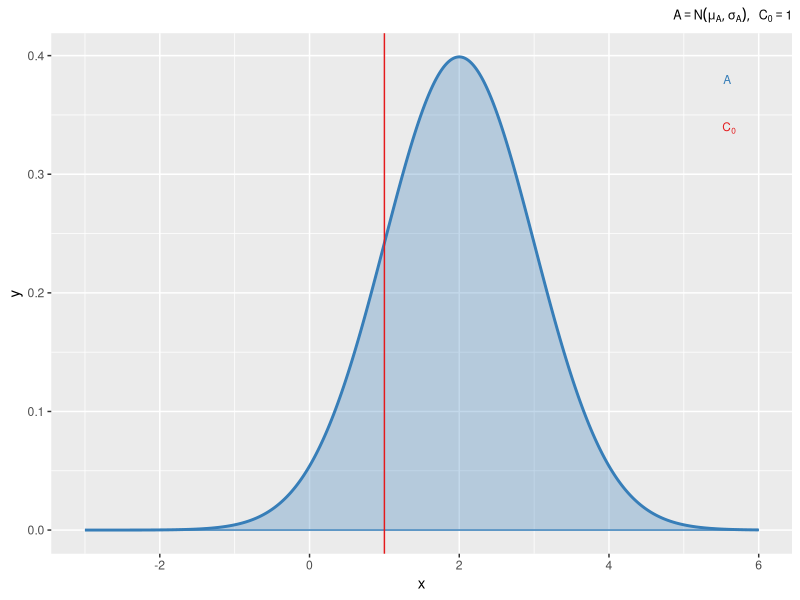
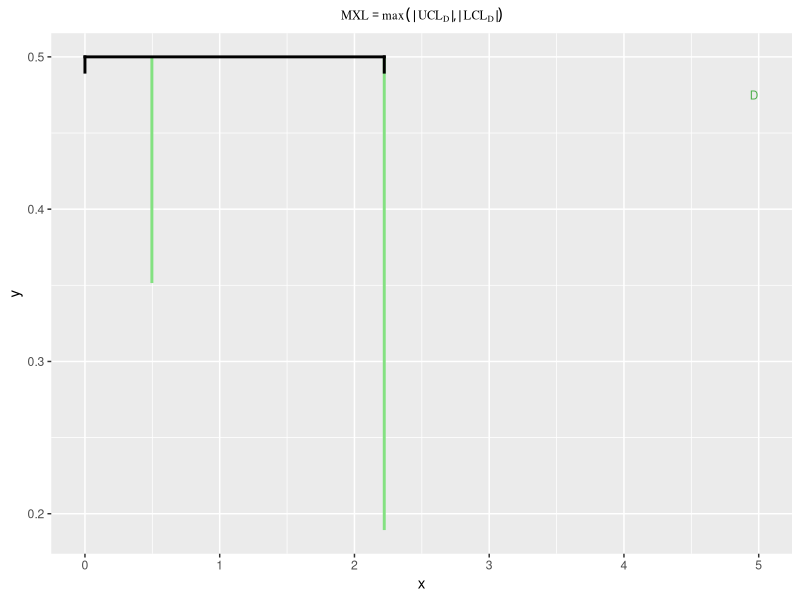

The R source for these figures, in order:

# This script produces a figure defining MAXEL for one-sample and two-sample two-tailed datasets
# Bruce Corliss
# 9/1/2019

# Load packages
library(ggplot2)
library(tibble)
library(RColorBrewer)
library(broom)
library(gridExtra)
library(grid)
library(rlang)
library(colorspace)
library(VGAM)

setTimeLimit(cpu = Inf, elapsed = Inf, transient = FALSE)
setSessionTimeLimit(cpu = Inf, elapsed = Inf)

# choose colors for plotting
color_pal = brewer.pal(3, "Set1")
color_mxl_bounds =  brewer.pal(10,"PRGn")

# Initial parameters
nsamples = 10
ngroups = 2
set.seed(0)
dist_text_size=3;
title_font_size=9;
equ_font_size=8;

### Case 1: one-sample
# 1.1 distribution A, B
x <- seq(-3,6,.01)
mu <- 2
sd <- 1
data1_1 = tibble(group=factor("1"), x=x,
         y=smooth.spline(x,dnorm(x, mean = mu, sd = sd, log = FALSE))$y)
C0 <- 1;
p1_1 <- ggplot(data1_1, aes(x = x, y = y, group = group, fill = color_pal[2])) +
  geom_line(size = 1, color = color_pal[2]) + 
  geom_ribbon(data = data1_1, aes(x = x,ymax = y),ymin = 0, alpha=0.3, color = color_pal[2], fill = color_pal[2]) +
  annotate("text",x=max(data1_1$x)*.95, y=c(max(data1_1$y), max(data1_1$y)-.04)-.02,
           label = c("A[phantom(0)]","C[0]"), parse=TRUE,color=color_pal[c(2,1)],
           size = dist_text_size,hjust = c(1,1)) + 
  geom_vline(xintercept=C0, color = color_pal[1],size=.5) + 
  theme(plot.title = element_text(hjust = 1,size = title_font_size),legend.position = "none") +
  ggtitle(parse(text = paste0("list(A==N(mu[A],sigma[A]),~~C[0]==1)"))) 
p1_1

### 1.2: difference with one-sample
data1_2 <- data1_1
data1_2$x <- data1_1$x-C0


spline_a_2_2 <- smooth.spline(data1_2$x,dnorm(data1_2$x, mean = mu-C0, sd = 1, log = FALSE))

spline_fnorm_2_2  <- smooth.spline(data1_2$x,dfoldnorm(data1_2$x, mean = mu-C0, 
                                                       sd = 1, a1 = 1,a2 = 1, log = FALSE))

ttest_a_1_2 = tidy(t.test(x=rnorm(n=nsamples, mean = mu-C0, sd = sd[1]), y=NULL,
                        alternative ="two.sided", mu = 0, paired = FALSE, 
                        var.equal = FALSE, conf.level = 0.95))


df_mxl_range_1_2 = data.frame(x1 = 0, x2 = ttest_a_1_2$conf.high, y1 = .5, y2 = .5)
p1_2 <- ggplot(data1_2, aes(x = x, y = y, group = group, fill = color_pal[3])) +
  ggtitle(parse(text = paste0("MXL==max(({}~list(abs({}~UCL[D]~{}),
                              abs({}~LCL[D]~{}))))"))) +
  theme(plot.title = element_text(hjust = 0.5, size = title_font_size,family="serif")) +
  annotate("text",x=max(data1_2$x), .95*df_mxl_range_1_2$y2, label = "D",
           parse=TRUE,color=color_pal[3],size = dist_text_size,hjust = 1) + 
  # Draw CI bounds above plots
  geom_segment(aes(x = ttest_a_1_2$conf.low, y = predict(spline_a_2_2, ttest_a_1_2$conf.low)$y, 
                   xend = ttest_a_1_2$conf.low, yend = y2, color = "segment"),
               data = df_mxl_range_1_2,inherit.aes = F, size = 1, color = lighten(color_pal[3],0.5)) +
  geom_segment(aes(x = ttest_a_1_2$conf.high, y = predict(spline_a_2_2, ttest_a_1_2$conf.high)$y, 
                   xend = ttest_a_1_2$conf.high, yend = y2, color = "segment"), 
               data = df_mxl_range_1_2,inherit.aes = F, size = 1, color = lighten(color_pal[3],0.5)) +
  # Draw bracketed range for MXL
  geom_segment(aes(x = x1, y = y1, xend = x2, yend = y2, colour = "segment"), 
             data = df_mxl_range_1_2,inherit.aes = F, size=1, color="black", lineend="square") +
  geom_segment(aes(x = x1, y = y1-.01, xend = x1, yend = y2, colour = "segment"), 
               data = df_mxl_range_1_2,inherit.aes = F, size=1, color="black",lineend="square") +
  geom_segment(aes(x = x2, y = y1-.01, xend = x2, yend = y2, colour = "segment"), 
               data = df_mxl_range_1_2,inherit.aes = F, size=1, color="black", lineend="square")
#  geom_ribbon(data = data1_2, aes(x = x,ymax = y),ymin = 0, alpha=0.3, color = color_pal[3], 
#             fill = color_pal[3])
p1_2


### Case 2: two sample paired
# 2.1 distribution A, B
x <- seq(-3,6,.01)
mu <- c(1,2)
sd <- c(1,1)
data2_1 = rbind(
  tibble(group=factor("1"), x=x,
         y=smooth.spline(x,dnorm(x, mean = mu[1], sd = 1, log = FALSE))$y),
  tibble(group=("2"), x=x,
         y=smooth.spline(x,dnorm(x, mean = mu[2], sd = 1, log = FALSE))$y))

p2_1 <- ggplot(data2_1, aes(x=x, y=y, group=group, fill=group)) +
  geom_line(size=1,aes(color=group)) + 
  geom_ribbon(data=data2_1, 
              aes(x=x,ymax=y),ymin=0,alpha=0.3) +
  annotate("text",x=max(data2_1$x)*.9, y=c(max(data2_1$y), max(data1_1$y)-.04)-.02,
           label = c("A","B"), parse=TRUE,color=color_pal[c(1,2)],
           size = dist_text_size,hjust = c(.5,.5)) + 
  theme(plot.title = element_text(hjust = 1, size = title_font_size),legend.position = "none") +
  ggtitle(parse(text = paste0("list(A==N(mu[A],sigma[A]),B==N(mu[B],sigma[B]))"))) 
#p2_1

### 2.2: difference two sample paired
x2_2 <- seq(-3,6,.01)
spline_a_2_2 <- smooth.spline(x2_2,dnorm(x2_2, mean = mu[1], sd = 1, log = FALSE))
data2_2 = tibble(group=factor("1"), x=x2_2, y=spline_a_2_2$y)
ttest_a_2_2 = tidy(t.test(x=rnorm(n=nsamples, mean = mu[2]-mu[1], sd = 1), y=NULL,
                        alternative ="two.sided", mu = 0, paired = FALSE, 
                        var.equal = FALSE, conf.level = 0.95))
df_mxl_range_2_2 = data.frame(x1 = 0, x2 = ttest_a_2_2$conf.high, y1 = 0.5, y2 = 0.5)
p2_2 <-ggplot(data2_2, aes(x=x, y=y, group=group, fill=group, color=color_pal[3])) +
  ggtitle(parse(text = paste0("MXL==max(({}~list(abs({}~UCL[D]~{}),abs({}~LCL[D]~{}))))")))+
  theme(plot.title = element_text(hjust = 0.5, size = title_font_size,family="serif")) +
  annotate("text",x=max(data2_2$x), .95*df_mxl_range_2_2$y2, label = "D",
           parse=TRUE,color=color_pal[3],size = dist_text_size,hjust = 1) +
  geom_segment(aes(x = ttest_a_2_2$conf.low, y = predict(spline_a_2_2, ttest_a_2_2$conf.low)$y, 
                   xend = ttest_a_2_2$conf.low, yend = y2, color = "segment"),
               data = df_mxl_range_2_2,inherit.aes = F, size = 1, color = lighten(color_pal[3],0.5)) +
  geom_segment(aes(x = ttest_a_2_2$conf.high, y = predict(spline_a_2_2, ttest_a_2_2$conf.high)$y, 
                   xend = ttest_a_2_2$conf.high, yend = y2, color = "segment"), 
               data = df_mxl_range_2_2,inherit.aes = F, size = 1, color = lighten(color_pal[3],0.5)) +
  geom_segment(aes(x = x1, y = y1, xend = x2, yend = y2, colour = "segment"), 
             data = df_mxl_range_2_2,inherit.aes = F, size=1, color="black",lineend="square") +
  geom_segment(aes(x = x1, y = y1-.01, xend = x1, yend = y2, colour = "segment"), 
               data = df_mxl_range_2_2,inherit.aes = F, size=1, color="black",lineend="square") +
  geom_segment(aes(x = x2, y = y1-.01, xend = x2, yend = y2, colour = "segment"), 
               data = df_mxl_range_2_2,inherit.aes = F, size=1, color="black",lineend="square") +
  geom_line(size=1,color=color_pal[3]) + 
  geom_ribbon(ymax = data2_2$y,aes(ymin=0), alpha = 0.3, fill=color_pal[3],color=color_pal[3])
#p2_2
  
  
### Case 3: Unpaired two-sample
# 3.1 distribution A, B
x <- seq(-3,6,.01)
mu <- c(1,1.6)
sd <- c(1,1)
data3_1 = rbind(
  tibble(group=factor("1"), x=x,
         y=smooth.spline(x,dnorm(x, mean = mu[1], sd = 1, log = FALSE))$y),
  tibble(group=("2"), x=x,
         y=smooth.spline(x,dnorm(x, mean = mu[2], sd = 1, log = FALSE))$y))
p3_1 <- ggplot(data3_1, aes(x=x, y=y, group=group, fill=group)) +
  geom_line(size=1,aes(color=group)) + 
  geom_ribbon(data=data3_1, aes(x=x,ymax=y),ymin=0,alpha=0.3) +
  annotate("text",x=max(data3_1$x)*.9, y=c(max(data3_1$y), max(data1_1$y)-.04)-.02,
           label = c("A","B"), parse=TRUE,color=color_pal[c(1,2)],
           size = dist_text_size,hjust = c(.5,.5)) +  
  theme(plot.title = element_text(hjust = 1, size = title_font_size),legend.position = "none")  +
  ggtitle(parse(text = paste0("list(A==P(mu[A],sigma[A]),B==N(mu[B],sigma[B]))"))) 


### 3.2: difference of Unpaired two-sample
x3_2 <- seq(-3,6,.01)
spline_a_3_2 <- smooth.spline(x3_2,dnorm(x3_2, mean = mu[1], sd = sqrt((sd[1]^2+sd[2]^2/2)), 
                                         log = FALSE))
data3_2 = tibble(group=factor("1"), x=x3_2, y=spline_a_3_2$y)
ttest_a_3_2 = tidy(t.test(x=rnorm(n=nsamples, mean = mu[2]-mu[1], sd = 1), y=NULL,
                          alternative ="two.sided", mu = 0, paired = FALSE, 
                          var.equal = FALSE, conf.level = 0.95))
df_mxl_range_3_2 = data.frame(x1 = 0, x2 = ttest_a_3_2$conf.high, y1 = 0.5, y2 = 0.5)
p3_2 <-ggplot(data3_2, aes(x=x, y=y, group=group, fill=group, color=color_pal[3])) +
  ggtitle(parse(text = paste0("MXL==max(({}~list(abs({}~UCL[D]~{}),abs({}~LCL[D]~{}))))")))+
  theme(plot.title = element_text(hjust = 0.5, size = title_font_size,family="serif")) +
  annotate("text",x=max(data3_2$x), .95*df_mxl_range_3_2$y2, label = "D",
           parse=TRUE,color=color_pal[3],size = dist_text_size,hjust = 1) +
  geom_segment(aes(x = ttest_a_3_2$conf.low, y = predict(spline_a_3_2, ttest_a_3_2$conf.low)$y, 
                   xend = ttest_a_3_2$conf.low, yend = y2, color = "segment"), size = 1,
               data = df_mxl_range_3_2,inherit.aes = F, color = lighten(color_pal[3],0.5)) +
  geom_segment(aes(x = ttest_a_3_2$conf.high, y = predict(spline_a_3_2, ttest_a_3_2$conf.high)$y, 
                   xend = ttest_a_3_2$conf.high, yend = y2, color = "segment"), 
               data = df_mxl_range_3_2,inherit.aes = F, size = 1, color = lighten(color_pal[3],0.5)) +
  geom_segment(aes(x = x1, y = y1, xend = x2, yend = y2, colour = "segment"), 
               data = df_mxl_range_3_2,inherit.aes = F, size=1, color="black",lineend="square") +
  geom_segment(aes(x = x1, y = y1-.01, xend = x1, yend = y2, colour = "segment"), 
               data = df_mxl_range_3_2,inherit.aes = F, size=1, color="black",lineend="square") +
  geom_segment(aes(x = x2, y = y1-.01, xend = x2, yend = y2, colour = "segment"), 
               data = df_mxl_range_3_2,inherit.aes = F, size=1, color="black",lineend="square") +
  geom_line(size=1,color=color_pal[3]) + 
  geom_ribbon(ymax = data3_2$y,aes(ymin=0), alpha = 0.3, fill=color_pal[3],color=color_pal[3])
#p3_2


### Figure creation
## Assign objects to GROB table
# Column names
gs <- lapply(1:16, function(ii) grobTree(rectGrob(gp = gpar(fill = ii, alpha = 0.5)), textGrob(ii)))
gs[[2]] <- textGrob("Initial Distribution", just = "centre", gp = gpar(fontface = "bold", fontsize = 10))
gs[[3]] <- textGrob("Effect Distribution", just = "centre", gp = gpar(fontface = "bold", fontsize = 10))
gs[[4]] <- textGrob("Equations", just = "centre", gp = gpar(fontface = "bold", fontsize = 10))


# Row Names for figure
gs[[1]] <- textGrob("", rot = 90)
gs[[5]] <- textGrob("1-Sample", rot = 90, just = "centre", gp = gpar(fontface = "bold", fontsize = 10))
gs[[9]] <- textGrob("2-Sample, Paired", rot = 90, just = "centre", gp=gpar(fontface = "bold", fontsize = 10))
gs[[13]] <- textGrob("2-Sample, Unpaired", rot = 90, just = "centre", gp = gpar(fontface = "bold", fontsize = 10))


### Equation column in figure
df_1s <- data.frame(equations = c(
  "list(italic(bar(x)[D])==bar(x)[A]-C[0],~s[D]^2==s[A]^2)",
  "CL[D]==italic(bar(x)[D])-C[0]%+-%italic(t)[alpha/2]~s/sqrt(n)*phantom(0)*phantom(0)*phantom(0)*phantom(0)*
  phantom(0)*phantom(0)*phantom(0)*phantom(0)*phantom(0)*phantom(0)"
  ))


df_2s_p <- data.frame(equations = c(
  "italic(x[list(i,D)])==italic(x[list(i,A)]) - italic(x[list(i,B)])",
  "list(italic(bar(x)[D])==frac(sum(italic(x[list(i,D)])),2), 
  italic(s[D]^2)==frac(sum((italic(x[list(i,D)])-italic(bar(x)[D])))^2,2))",
  "CL[D]==italic(bar(x)[D]) %+-% italic(t[alpha/2])~s[D]/sqrt(n)",
  "Rel~MXL==frac(MXL,min((list(abs(~UCL[A]) , abs(~LCL[A])))))"
))
# sum(x[i], i==1, n)

df_2s_unp <- data.frame(equations = c(
  "list(italic(bar(x)[D])==italic(bar(x)[A]) - italic(bar(x)[B]),phantom(0)*italic(s[D]^2)==s[A]^2 + s[B]^2)",
  "CL[D]==italic(bar(x)[D]) %+-% italic(t[alpha/2])~s[D]/sqrt(n)",
    "Rel~MXL==frac(MXL,min((list(abs(~LCL[A]) , abs(~UCL[A])))))"
))

tt = ttheme_minimal(core=list(fg_params=list(hjust=0,x=0.04,fontsize=10,
                                             fontfamily="serif",parse=TRUE)))
# modify theme in place theme=modifyList(tt, list(core=list(fg_params=list(x=-.03))))


# One sample test
gs[[6]] <-  p1_1 + labs(tag = "A", face="bold")
gs[[7]] <-  p1_2 + labs(tag = "B", face="bold")
gs[[8]] <-  tableGrob(d = df_1s, rows=NULL, cols=NULL, theme=modifyList(tt, list(core=list(fg_params=list(x=.05)))))
# Two sample, paired
gs[[10]] <- p2_1+ labs(tag = "C", face="bold")
gs[[11]] <- p2_2+ labs(tag = "D", face="bold")
gs[[12]] <- tableGrob( d = df_2s_p, rows=NULL, cols=NULL, theme=tt)
# Two sample, unpaired
gs[[14]] <- p3_1+ labs(tag = "E", face="bold")
gs[[15]] <- p3_2+ labs(tag = "F", face="bold")
gs[[16]] <- tableGrob( d = df_2s_unp, rows=NULL, cols=NULL, theme=tt)


# Arrange grob obejcts into grid
gt <- arrangeGrob(grobs = gs, layout_matrix = rbind(seq(1,4,1),
                                                    seq(5,8,1),
                                                    seq(9,12,1),
                                                    seq(13,16,1)))

# Add outlines around columna and row names
gt <- gtable::gtable_add_grob(gt, grobs = rectGrob(gp=gpar(fill=NA, lwd=2)), 
                              t = 1, b = 1, l = 2, r = ncol(gt))

gt <- gtable::gtable_add_grob(gt, grobs = rectGrob(gp=gpar(fill=NA, lwd=2)), 
                              t = 2, b = nrow(gt), l = 1, r = 1)

#gt <- gtable::gtable_add_grob(gt, grobs = rectGrob(gp=gpar(fill=NA, lwd=2)), 
#                              t = 1, b = nrow(gt), l = 3, r = 3)


# Change relative height of gtable rows and columns
gt$heights <- unit(c(.04, .32,.32, .32), "npc")
gt$widths <- unit(c(.035, .3, .355, .3), "npc")
# Apply row and column heights to gtable
gt_pad <- gtable::gtable_add_padding(gt, unit(0, "inch"))


# Export figure to disk
ggsave("figure/figure_1_maxel_definition.pdf", gt_pad, device = "pdf", path = NULL,
       scale = 1, width = 7, height = 7, units = "in",
       dpi = 300, limitsize = TRUE,paper="letter")
